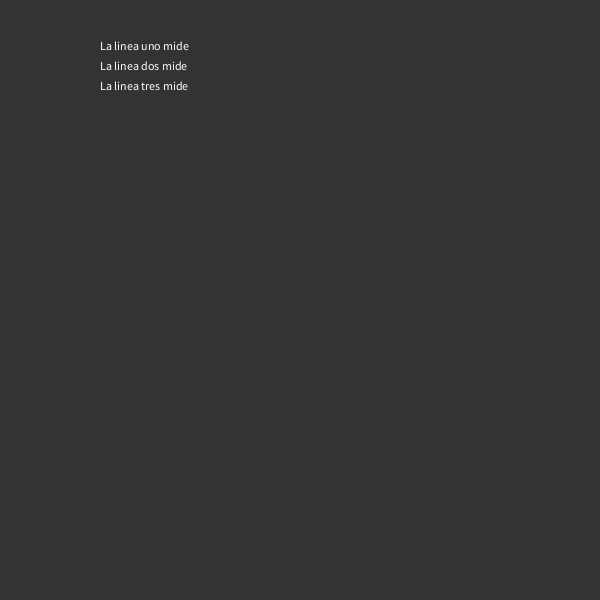
Frame 1 (no input)
Frame 60 (the mouse pressed at the canvas centre just before this capture): identical to frame 1, image omitted
Frame 120 (the mouse held since frame 60 and released just before this capture): identical to frame 1, image omitted

The Processing sketch that drew this single still picture (run headless with seeded random() and noise(); from frame 60 on, the mouse is pressed at the canvas centre):

// Processing sketch: sk_area_triangulo
// ── sk_area_triangulo.pde
int i = 0;
float x1, y1, x2, y2, x3, y3, linea1, linea2, linea3, ixe, joel;

void setup() {
  background(51);
  size(600, 600);
  noStroke();
  smooth();
  text("La linea uno mide ", 100, 50);
  text("La linea dos mide ", 100, 70);
  text("La linea tres mide  ", 100, 90);
}

void draw() {
}

void mousePressed() {
  if (i == 0) {
    x1 = mouseX;
    y1 = mouseY;
    i++;
  } else if (i == 1) {
    x2 = mouseX;
    y2 = mouseY;
    i++;
  } else if (i == 2) {
    x3 = mouseX;
    y3 = mouseY;
    triangle(x1, y1, x2, y2, x3, y3);
    fill(121, 25, 155);
    linea1 = dist(x1, y1, x2, y2);
    linea2 = dist(x2, y2, x3, y3);
    linea3 = dist(x3, y3, x1, y1);
    fill(0);
    text(linea1, 200, 50);
    text(linea2, 200, 70);
    text(linea3, 200, 90);
    ixe = (linea1 + linea2 + linea3) / 2;
    joel = sqrt(ixe * (ixe - linea1) * (ixe - linea2) * (ixe - linea3));
    text("El área es: " + joel, 200, 160);
    i++;
  } else if (i == 3) {
    noStroke();
    background(51);
    text("La linea uno mide ", 100, 50);
    text("La linea dos mide ", 100, 70);
    text("La linea 3 mide  ", 100, 90);
    x1 = 0;
    y1 = 0;
    x2 = 0;
    y2 = 0;
    x3 = 0;
    y3 = 0;
    i = 0;
  }
}
